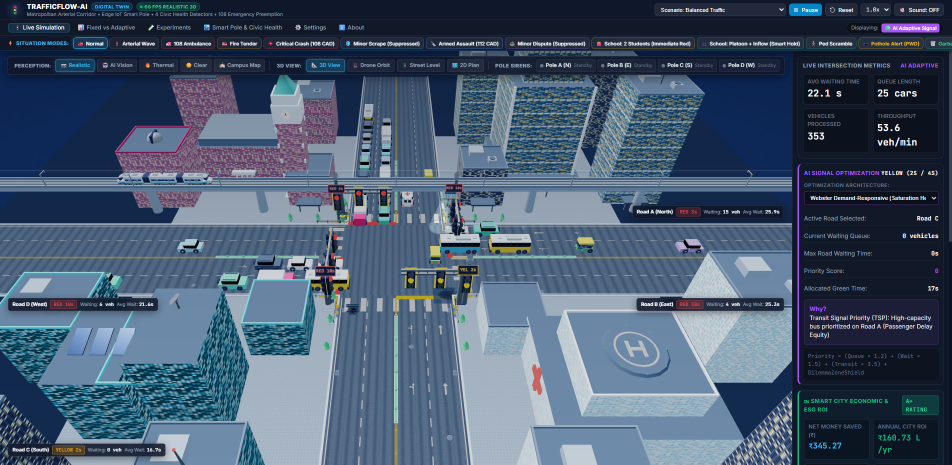
#> input picture scratch/smooth_motion_proof.png, 1904 x 929 px, given in place of the camera (shown at 1/2 size)
$ python edge_camera_counter.py
#> lines starting #> are read from the running program, lines starting #| are printed output that depends on the picture
#!/usr/bin/env python3
"""
TrafficFlow-AI: Edge Computer-Vision Vehicle Detection & Live Ingestion Gateway
Simulates or captures live camera video, counts vehicles crossing virtual detection tripwires,
and transmits real-time telemetry to the Digital Twin at http://localhost:8080.
"""

import sys
import time
import json
import argparse
import urllib.request
import urllib.error

def send_detection(server_url, road_id, count=1, fps=30.0):
    endpoint = f"{server_url.rstrip('/')}/api/realtime/vehicle-count"
    payload = json.dumps({"road": road_id, "count": count, "fps": fps}).encode("utf-8")
    req = urllib.request.Request(
        endpoint,
        data=payload,
        headers={"Content-Type": "application/json"}
    )
    try:
        with urllib.request.urlopen(req, timeout=1.5) as resp:
            return resp.status == 200
    except Exception as e:
        return False

def run_mock_edge_stream(server_url="http://localhost:8080"):
    """Simulates an edge IoT camera running YOLOv8 on the Bagalur Cross gantry."""
    print("=" * 70, flush=True)
    print("  TRAFFICFLOW-AI: EDGE CAMERA INGESTION GATEWAY (MOCK STREAM ACTIVE)", flush=True)
    print(f"  Target Server: {server_url}", flush=True)
    print("  Monitoring: Bagalur Cross (NH 44 Airport Road, Bangalore)", flush=True)
    print("  Tripwires: Road A (Airport Inbound), Road C (Outbound), Road B (SH 104)", flush=True)
    print("=" * 70, flush=True)

    import random
    roads = ["A", "B", "C", "D"]
    weights = [0.35, 0.25, 0.30, 0.10] # NH 44 carries majority traffic
    seq = 0

    while True:
        seq += 1
        road = random.choices(roads, weights=weights)[0]
        count = random.choice([1, 1, 1, 2])
        fps = round(random.uniform(28.5, 30.2), 1)

        ok = send_detection(server_url, road, count, fps)
        status = "✓ TRANSMITTED" if ok else "✗ SERVER OFFLINE"
        print(f"[{time.strftime('%H:%M:%S')}] Tripwire #{seq:04d} TRIGGERED: Road {road} | Count: +{count} | FPS: {fps} | {status}", flush=True)
        time.sleep(random.uniform(1.2, 2.5))

def run_opencv_camera(source, server_url="http://localhost:8080", road_id="A"):
    """Opens live camera or video stream with motion detection / contour tripwire."""
#> called with source = '0', server_url = 'http://localhost:8080', road_id = 'A'
    try:
        import cv2
    except ImportError:
        print("[ERROR] OpenCV (cv2) is not installed. Run 'pip install opencv-python' or use '--mock' mode.")
        sys.exit(1)

    cap = cv2.VideoCapture(int(source) if source.isdigit() else source)
    if not cap.isOpened():
        print(f"[ERROR] Could not open video source: {source}")
        sys.exit(1)

    print(f"[INFO] Streaming edge detection from: {source} -> Digital Twin Road {road_id}")
    bg_sub = cv2.createBackgroundSubtractorMOG2(history=500, varThreshold=25, detectShadows=True)
    tripwire_y = 240
    vehicle_count = 0
    fps_timer = time.time()
    frames = 0
    current_fps = 30.0

    try:
        while True:
            ret, frame = cap.read()
#> frame is the input picture: shape (929, 1904, 3); mean B, G, R 111, 89.2, 71.5
            if not ret:
                cap.set(cv2.CAP_PROP_POS_FRAMES, 0) # Loop video
                continue

            frames += 1
            if time.time() - fps_timer >= 1.0:
                current_fps = round(frames / (time.time() - fps_timer), 1)
                frames = 0
                fps_timer = time.time()

            h, w = frame.shape[:2]
#> h = 929; w = 1904
            tripwire_y = int(h * 0.55)
#> tripwire_y = 510

            # Motion mask
            fg = bg_sub.apply(frame)
#> fg: shape (929, 1904); every value is 127
            _, thresh = cv2.threshold(fg, 200, 255, cv2.THRESH_BINARY)
#> thresh: shape (929, 1904); every value is 0
            contours, _ = cv2.findContours(thresh, cv2.RETR_EXTERNAL, cv2.CHAIN_APPROX_SIMPLE)
#> contours = []

            detected_this_frame = 0
            for c in contours:
                if cv2.contourArea(c) < 1200:
                    continue
                x, y, cw, ch = cv2.boundingRect(c)
                cy = y + ch // 2
                cv2.rectangle(frame, (x, y), (x + cw, y + ch), (0, 255, 128), 2)

                # Check if centroid crossed tripwire
                if abs(cy - tripwire_y) < 12:
                    detected_this_frame += 1
#> this loop made 0 passes
#> after the loop, detected_this_frame = 0

            if detected_this_frame > 0:
                vehicle_count += detected_this_frame
                send_detection(server_url, road_id, detected_this_frame, current_fps)

            # Overlay HUD
            cv2.line(frame, (0, tripwire_y), (w, tripwire_y), (0, 0, 255), 2)
            cv2.putText(frame, f"BAGALUR CROSS EDGE CV TRIPWIRE (Road {road_id})", (15, 30), cv2.FONT_HERSHEY_SIMPLEX, 0.6, (0, 255, 255), 2)
            cv2.putText(frame, f"Vehicles Counted: {vehicle_count} | FPS: {current_fps}", (15, 60), cv2.FONT_HERSHEY_SIMPLEX, 0.6, (0, 255, 0), 2)
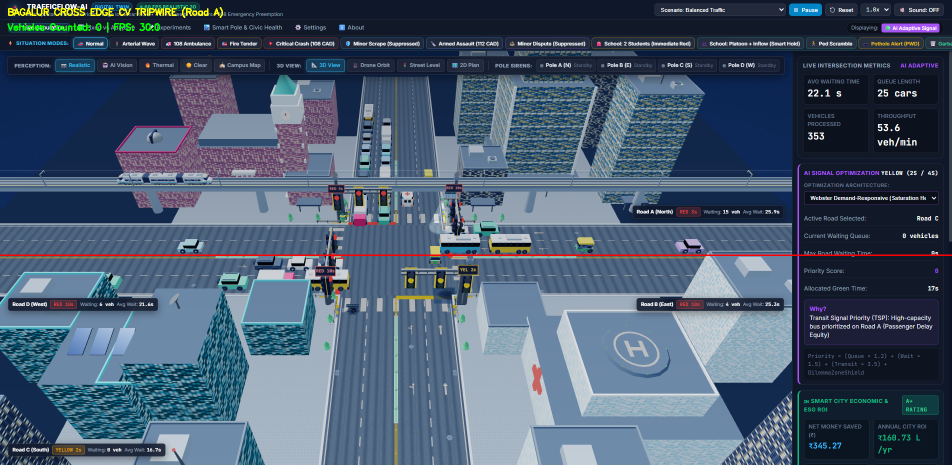
#> frame: shape (929, 1904, 3) (shown at 1/2 size); mean B, G, R 110.4, 89.5, 72.4

            cv2.imshow("Bagalur Cross - Edge Camera Ingestion", frame)
            if cv2.waitKey(1) & 0xFF == ord('q'):
#> (key q is pressed here)
                break
    finally:
        cap.release()
        cv2.destroyAllWindows()

if __name__ == "__main__":
    parser = argparse.ArgumentParser(description="TrafficFlow-AI: Edge Camera Ingestion Gateway")
    parser.add_argument("--mock", action="store_true", help="Run simulated edge camera telemetry stream without webcam")
    parser.add_argument("--source", type=str, default="0", help="Camera index (0, 1) or IP camera RTSP/HTTP URL or video file")
    parser.add_argument("--server", type=str, default="http://localhost:8080", help="TrafficFlow-AI server base URL")
    parser.add_argument("--road", type=str, default="A", choices=["A", "B", "C", "D"], help="Road approach monitored by this camera")
    args = parser.parse_args()

    if args.mock:
        run_mock_edge_stream(args.server)
    else:
        run_opencv_camera(args.source, args.server, args.road)
